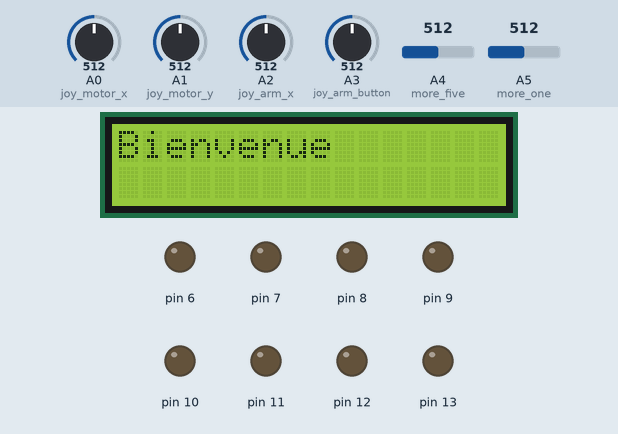
Simulated run of this sketch. Board: Arduino Uno, built with avr-gcc and run on an emulated ATmega328P. Parts: 16×2 character LCD, output pins drawn as LEDs (lit = HIGH). Dashed ring = blinking. The test bench sets the inputs (shaded band); at power-on: A5 (more_one) = 512, A0 (joy_motor_x) = 512, A1 (joy_motor_y) = 512, A2 (joy_arm_x) = 512, A3 (joy_arm_button) = 512, A4 (more_five) = 512.

Above: at 1.2 s.
1.3 s: A5 (more_one) set to 54
2.8 s: A5 (more_one) set to 46
At 2.95 s:
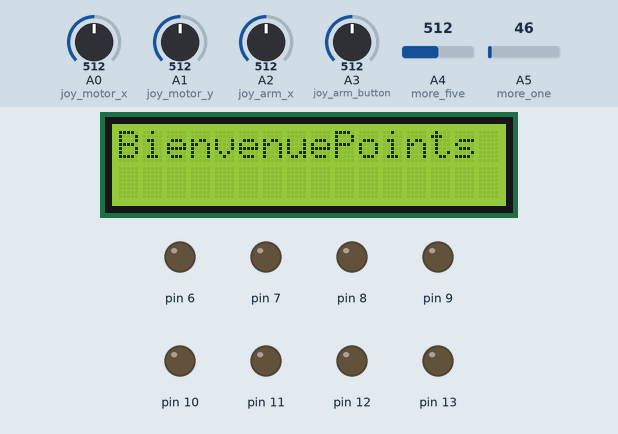
At 3.55 s:
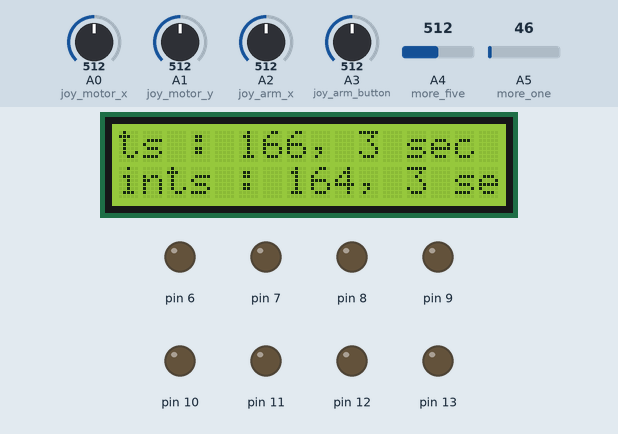
5.2 s: A0 (joy_motor_x) set to 54
8.2 s: A0 (joy_motor_x) set to 47
At 8.3 s:
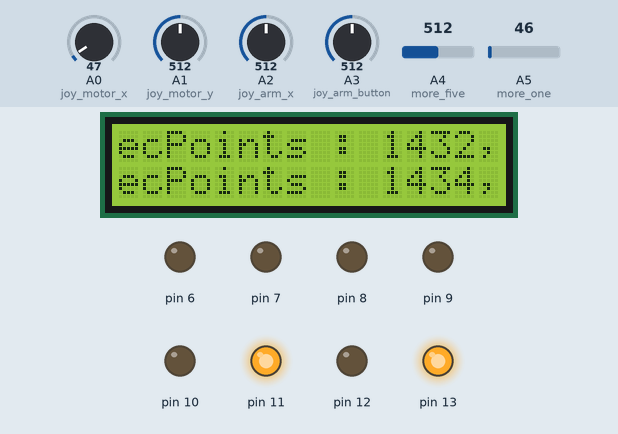
10.3 s: A1 (joy_motor_y) set to 53
12.1 s: A1 (joy_motor_y) set to 46
At 12.4 s:
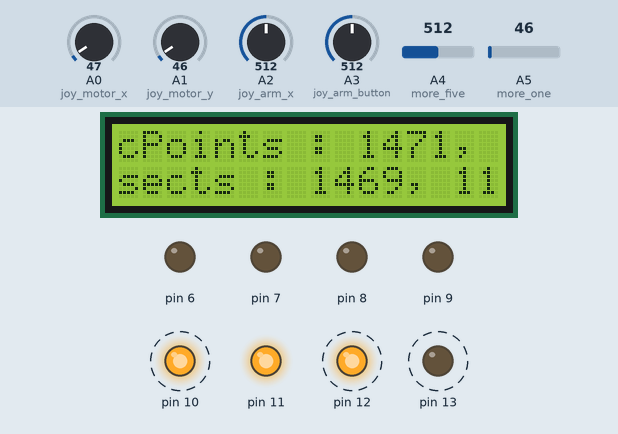
Timing chart, 0 to 16.7 s (numbered marks = the images above; inputs shaded):
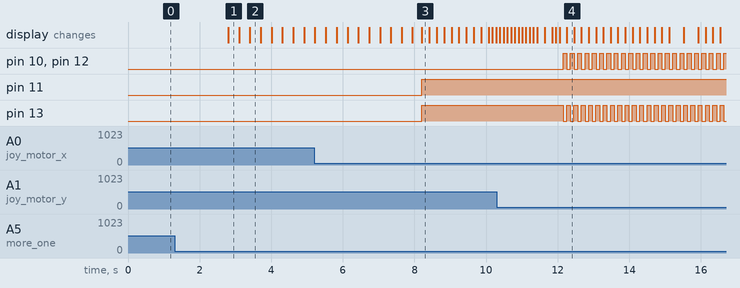

The sketch:

manette_robot.ino
```cpp
#include <LiquidCrystal.h>

namespace lib {
class h_bridge {
public:
  h_bridge(int s1, int s2) {
    pinMode(s1, OUTPUT);
    pinMode(s2, OUTPUT);
    m_pin_1 = s1;
    m_pin_2 = s2;
  }
  h_bridge() = default;

  void forward() {
    digitalWrite(m_pin_1, LOW);
    digitalWrite(m_pin_2, HIGH);
  }
  void backward() {
    digitalWrite(m_pin_1, HIGH);
    digitalWrite(m_pin_2, LOW);
  }
  void brake() {
    digitalWrite(m_pin_1, HIGH);
    digitalWrite(m_pin_2, HIGH);
  }
  void coast() {
    digitalWrite(m_pin_1, LOW);
    digitalWrite(m_pin_2, LOW);
  }

private:
  int m_pin_1;
  int m_pin_2;
};
}


//Initialisation de l'ecran
const int rs = 0, en = 1, d4 = 2, d5 = 3, d6 = 4, d7 = 5;
LiquidCrystal lcd(rs, en, d4, d5, d6, d7);


//Definiton entree joystick moteurs
const int joy_motor_x = A0; // Entree analogique
const int joy_motor_y = A1; // Entree analogique

//Definition entree joystick bras
const int joy_arm_x = A2; // Entree analogique
const int joy_arm_button = A3; // Entree numerique utilisant un pin analogique

//Definition des boutons pour compter les points
const int more_five = A4; // Entree numerique utilisant un pin analogique
const int more_one = A5; // Entree numerique utilisant un pin analogique

lib::h_bridge right_bridge;
lib::h_bridge left_bridge;
lib::h_bridge arm;
lib::h_bridge claw;

//Variables diverses
int points = 0; //Nombre de points durant la partie
bool claw_opened = false; //Correspond a l'etat d'ouverture du bras
int precision = 100; //Temps en ms entre la mise en mouvemement et l'arret d'un moteur

void displayPoints(int points, int seconds) {
  lcd.print("Points : " + String(points) + ", " + String(seconds) + " sec");
}

int analog2digital(int input) {
  if (input > 1000) {
    return 1;
  }
  else if (input < 50) {
    return -1;
  }
  else {
    return 0;
  }
}

void setup() {
  //Definition dont ont besoin les moteurs
  right_bridge = lib::h_bridge(13, 12);
  left_bridge = lib::h_bridge(11, 10);

  //Moteurs du bras
  arm = lib::h_bridge(7, 6);
  claw = lib::h_bridge(9, 8);

  //Initialisation de l'ecran
  lcd.begin(16, 2);
  lcd.print("Bienvenue");

  pinMode(joy_motor_x, INPUT);
  pinMode(joy_motor_y, INPUT);

  pinMode(joy_arm_x, INPUT);
  pinMode(joy_arm_button, INPUT);
  digitalWrite(joy_arm_button, HIGH);

  pinMode(more_five, INPUT);
  pinMode(more_one, INPUT);
}

void loop() {
  //----- Lecture des info pour les moteurs de mouvements -----
  //Action de l'axe X
  if (analog2digital(analogRead(joy_motor_x)) == 1) {
    //Fait avancer les 2 moteurs
    right_bridge.forward();
    left_bridge.forward();
    delay(precision);
    right_bridge.brake();
    left_bridge.brake();
  }
  else if (analog2digital(analogRead(joy_motor_x)) == -1) {
    //Fait reculer les 2 moteurs
    right_bridge.backward();
    left_bridge.backward();
    delay(precision);
    right_bridge.brake();
    left_bridge.brake();
  }
  //Action de l'axe Y
  if (analog2digital(analogRead(joy_motor_y)) == 1) {
    left_bridge.forward(); //Fait tourner le robot vers la droite
    delay(precision);
    left_bridge.brake();
  }
  else if (analog2digital(analogRead(joy_motor_y)) == -1) {
    right_bridge.forward(); //Fait tourner le robot vers la gauche
    delay(precision);
    right_bridge.brake();
  }

  //----- Lecture des infos pour les moteurs du bras -----
  if (analog2digital(analogRead(joy_arm_x)) == 1) {
    arm.forward();
    delay(precision);
    arm.brake();
  }
  else if (analog2digital(analogRead(joy_arm_x)) == -1) {
    arm.backward();
    delay(precision);
    arm.brake();
  }
  if (analog2digital(analogRead(joy_arm_button))) {
    if (claw_opened) {
      claw.forward();
      delay(1000);
      claw.brake();
    }
    else {
      claw.backward();
      delay(1000);
      claw.brake();
    }
  }

  //Lecture concernant les boutons
  if (analog2digital(analogRead(more_five))) {
    points += 5;
    displayPoints(points, millis() * pow(10, -3));
  }
  if (analog2digital(analogRead(more_one))) {
    points ++;
    displayPoints(points, millis() * pow(10, -3));
  }
}
```

Measured:
- the behaviour switches between 50 and 49 on A5 (more_one) (found by bisection; images 0 and 1)
- the behaviour switches between 50 and 49 on A0 (joy_motor_x) (found by bisection; images 2 and 3)
- the behaviour switches between 50 and 49 on A1 (joy_motor_y) (found by bisection; images 3 and 4)
- after the input at 1.3 s, every drawn part: stays the same
- after the input at 2.8 s, the display: changes at once (image 1)
- after the input at 8.2 s, pin 11, pin 13: LOW → HIGH at once
- after the input at 12.1 s, pin 10, pin 12, pin 13: alternates HIGH for 0.10 s and LOW for 0.10 s, starting after 0.05 s
